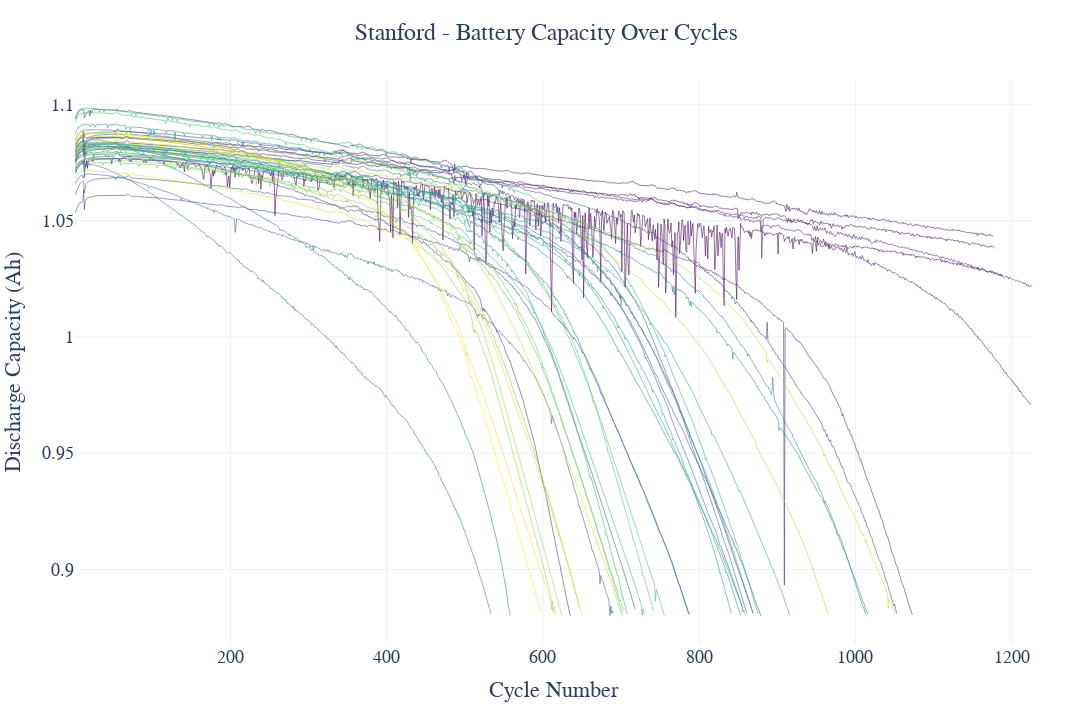

The cell this chart's notebook holds for it:
### Code cell
# Assuming bat_dict is already loaded
# Define fixed capacity limits
min_cap = 0.5  # Minimum allowed discharge capacity
max_cap = 1.2  # Maximum allowed discharge capacity

# Create the figure
fig = go.Figure()

# Get battery keys and determine the number for color sampling
cell_keys = list(bat_dict.keys())
num_cells = len(cell_keys)
colorscale = "Viridis"

# Loop through each battery in bat_dict, clean the data, and assign a Viridis color
for i, cell_key in enumerate(cell_keys):
    cycle_numbers = np.array(bat_dict[cell_key]['summary']['cycle'])
    discharge_capacity = np.array(bat_dict[cell_key]['summary']['QD'])

    # Replace out-of-bound values with NaN
    discharge_capacity[(discharge_capacity < min_cap) | (discharge_capacity > max_cap)] = np.nan

    # Interpolate to fill NaN values (forward and backward filling)
    discharge_capacity = pd.Series(discharge_capacity)\
                          .interpolate(method='linear', limit_direction='both')\
                          .fillna(method='bfill')\
                          .fillna(method='ffill').values

    # Sample a color from the Viridis colorscale based on the battery's index
    color = px.colors.sample_colorscale(
        colorscale, 
        i / (num_cells - 1) if num_cells > 1 else 0
    )[0]

    fig.add_trace(go.Scatter(
        x=cycle_numbers,
        y=discharge_capacity,
        mode='lines',  # Display both lines and markers
        showlegend=False,      # Hide legend for clarity
        line=dict(width=0.8, color=color), # Assign Viridis color to the line
        opacity=0.7
    ))

# Update the layout for clarity and thesis-quality appearance
fig.update_layout(
    font=dict(family="Times New Roman", size=18),  # Use Times New Roman, 18pt for body text
    title=dict(
        text="Stanford - Battery Capacity Over Cycles",
        x=0.5,
        xanchor="center",
        font=dict(size=24)  # Title font size of 20pt
    ),
    xaxis_title="Cycle Number",
    yaxis_title="Discharge Capacity (Ah)",
    template="plotly_white",  # Clean white background template
    width=1102,  # 14 cm at 200 DPI
    height=709,  # 9 cm at 200 DPI
    margin=dict(l=60, r=60, t=80, b=60),
)

# Save as PDF for thesis
fig.write_image("reports/plots/capacity_degradation_stanford.pdf", engine="kaleido")

# Display the figure
fig.show()

### Figure 1 — Plotly figure (JSON) as saved in the notebook; plotly's stock layout.template omitted (floating-point values rounded to 4 significant figures; data arrays with more than 128 entries replaced by an {"elided": "..."} marker saying what was removed)
{"data": [{"line": {"color": "rgb(68, 1, 84)", "width": 0.8}, "mode": "lines", "opacity": 0.7, "showlegend": false, "type": "scatter", "x": {"elided": "1189 int values"}, "y": {"elided": "1189 float values"}}, {"line": {"color": "rgb(69, 10, 92)", "width": 0.8}, "mode": "lines", "opacity": 0.7, "showlegend": false, "type": "scatter", "x": {"elided": "1178 int values"}, "y": {"elided": "1178 float values"}}, {"line": {"color": "rgb(70, 19, 100)", "width": 0.8}, "mode": "lines", "opacity": 0.7, "showlegend": false, "type": "scatter", "x": {"elided": "1176 int values"}, "y": {"elided": "1176 float values"}}, {"line": {"color": "rgb(71, 27, 108)", "width": 0.8}, "mode": "lines", "opacity": 0.7, "showlegend": false, "type": "scatter", "x": {"elided": "1225 int values"}, "y": {"elided": "1225 float values"}}, {"line": {"color": "rgb(72, 36, 116)", "width": 0.8}, "mode": "lines", "opacity": 0.7, "showlegend": false, "type": "scatter", "x": {"elided": "1226 int values"}, "y": {"elided": "1226 float values"}}, {"line": {"color": "rgb(71, 44, 122)", "width": 0.8}, "mode": "lines", "opacity": 0.7, "showlegend": false, "type": "scatter", "x": {"elided": "1073 int values"}, "y": {"elided": "1073 float values"}}, {"line": {"color": "rgb(68, 52, 126)", "width": 0.8}, "mode": "lines", "opacity": 0.7, "showlegend": false, "type": "scatter", "x": {"elided": "635 int values"}, "y": {"elided": "635 float values"}}, {"line": {"color": "rgb(66, 59, 130)", "width": 0.8}, "mode": "lines", "opacity": 0.7, "showlegend": false, "type": "scatter", "x": {"elided": "869 int values"}, "y": {"elided": "869 float values"}}, {"line": {"color": "rgb(64, 66, 134)", "width": 0.8}, "mode": "lines", "opacity": 0.7, "showlegend": false, "type": "scatter", "x": {"elided": "1053 int values"}, "y": {"elided": "1053 float values"}}, {"line": {"color": "rgb(62, 74, 137)", "width": 0.8}, "mode": "lines", "opacity": 0.7, "showlegend": false, "type": "scatter", "x": {"elided": "787 int values"}, "y": {"elided": "787 float values"}}, {"line": {"color": "rgb(59, 81, 138)", "width": 0.8}, "mode": "lines", "opacity": 0.7, "showlegend": false, "type": "scatter", "x": {"elided": "879 int values"}, "y": {"elided": "879 float values"}}, {"line": {"color": "rgb(56, 88, 139)", "width": 0.8}, "mode": "lines", "opacity": 0.7, "showlegend": false, "type": "scatter", "x": {"elided": "718 int values"}, "y": {"elided": "718 float values"}}, {"line": {"color": "rgb(53, 95, 140)", "width": 0.8}, "mode": "lines", "opacity": 0.7, "showlegend": false, "type": "scatter", "x": {"elided": "861 int values"}, "y": {"elided": "861 float values"}}, {"line": {"color": "rgb(50, 102, 142)", "width": 0.8}, "mode": "lines", "opacity": 0.7, "showlegend": false, "type": "scatter", "x": {"elided": "856 int values"}, "y": {"elided": "856 float values"}}, {"line": {"color": "rgb(47, 108, 142)", "width": 0.8}, "mode": "lines", "opacity": 0.7, "showlegend": false, "type": "scatter", "x": {"elided": "690 int values"}, "y": {"elided": "690 float values"}}, {"line": {"color": "rgb(45, 114, 142)", "width": 0.8}, "mode": "lines", "opacity": 0.7, "showlegend": false, "type": "scatter", "x": {"elided": "787 int values"}, "y": {"elided": "787 float values"}}, {"line": {"color": "rgb(42, 120, 142)", "width": 0.8}, "mode": "lines", "opacity": 0.7, "showlegend": false, "type": "scatter", "x": {"elided": "533 int values"}, "y": {"elided": "533 float values"}}, {"line": {"color": "rgb(40, 125, 142)", "width": 0.8}, "mode": "lines", "opacity": 0.7, "showlegend": false, "type": "scatter", "x": {"elided": "558 int values"}, "y": {"elided": "558 float values"}}, {"line": {"color": "rgb(38, 131, 142)", "width": 0.8}, "mode": "lines", "opacity": 0.7, "showlegend": false, "type": "scatter", "x": {"elided": "1013 int values"}, "y": {"elided": "1013 float values"}}, {"line": {"color": "rgb(36, 138, 141)", "width": 0.8}, "mode": "lines", "opacity": 0.7, "showlegend": false, "type": "scatter", "x": {"elided": "1016 int values"}, "y": {"elided": "1016 float values"}}, {"line": {"color": "rgb(34, 144, 140)", "width": 0.8}, "mode": "lines", "opacity": 0.7, "showlegend": false, "type": "scatter", "x": {"elided": "853 int values"}, "y": {"elided": "853 float values"}}, {"line": {"color": "rgb(33, 150, 138)", "width": 0.8}, "mode": "lines", "opacity": 0.7, "showlegend": false, "type": "scatter", "x": {"elided": "869 int values"}, "y": {"elided": "869 float values"}}, {"line": {"color": "rgb(31, 157, 137)", "width": 0.8}, "mode": "lines", "opacity": 0.7, "showlegend": false, "type": "scatter", "x": {"elided": "841 int values"}, "y": {"elided": "841 float values"}}, {"line": {"color": "rgb(35, 162, 134)", "width": 0.8}, "mode": "lines", "opacity": 0.7, "showlegend": false, "type": "scatter", "x": {"elided": "859 int values"}, "y": {"elided": "859 float values"}}, {"line": {"color": "rgb(40, 168, 131)", "width": 0.8}, "mode": "lines", "opacity": 0.7, "showlegend": false, "type": "scatter", "x": {"elided": "916 int values"}, "y": {"elided": "916 float values"}}, {"line": {"color": "rgb(45, 174, 127)", "width": 0.8}, "mode": "lines", "opacity": 0.7, "showlegend": false, "type": "scatter", "x": {"elided": "708 int values"}, "y": {"elided": "708 float values"}}, {"line": {"color": "rgb(50, 179, 123)", "width": 0.8}, "mode": "lines", "opacity": 0.7, "showlegend": false, "type": "scatter", "x": {"elided": "875 int values"}, "y": {"elided": "875 float values"}}, {"line": {"color": "rgb(57, 185, 119)", "width": 0.8}, "mode": "lines", "opacity": 0.7, "showlegend": false, "type": "scatter", "x": {"elided": "730 int values"}, "y": {"elided": "730 float values"}}, {"line": {"color": "rgb(70, 190, 111)", "width": 0.8}, "mode": "lines", "opacity": 0.7, "showlegend": false, "type": "scatter", "x": {"elided": "756 int values"}, "y": {"elided": "756 float values"}}, {"line": {"color": "rgb(83, 195, 104)", "width": 0.8}, "mode": "lines", "opacity": 0.7, "showlegend": false, "type": "scatter", "x": {"elided": "741 int values"}, "y": {"elided": "741 float values"}}, {"line": {"color": "rgb(96, 200, 96)", "width": 0.8}, "mode": "lines", "opacity": 0.7, "showlegend": false, "type": "scatter", "x": {"elided": "702 int values"}, "y": {"elided": "702 float values"}}, {"line": {"color": "rgb(109, 205, 89)", "width": 0.8}, "mode": "lines", "opacity": 0.7, "showlegend": false, "type": "scatter", "x": {"elided": "703 int values"}, "y": {"elided": "703 float values"}}, {"line": {"color": "rgb(124, 209, 79)", "width": 0.8}, "mode": "lines", "opacity": 0.7, "showlegend": false, "type": "scatter", "x": {"elided": "647 int values"}, "y": {"elided": "647 float values"}}, {"line": {"color": "rgb(140, 213, 69)", "width": 0.8}, "mode": "lines", "opacity": 0.7, "showlegend": false, "type": "scatter", "x": {"elided": "616 int values"}, "y": {"elided": "616 float values"}}, {"line": {"color": "rgb(156, 216, 59)", "width": 0.8}, "mode": "lines", "opacity": 0.7, "showlegend": false, "type": "scatter", "x": {"elided": "624 int values"}, "y": {"elided": "624 float values"}}, {"line": {"color": "rgb(172, 220, 49)", "width": 0.8}, "mode": "lines", "opacity": 0.7, "showlegend": false, "type": "scatter", "x": {"elided": "965 int values"}, "y": {"elided": "965 float values"}}, {"line": {"color": "rgb(188, 223, 42)", "width": 0.8}, "mode": "lines", "opacity": 0.7, "showlegend": false, "type": "scatter", "x": {"elided": "1050 int values"}, "y": {"elided": "1050 float values"}}, {"line": {"color": "rgb(204, 225, 41)", "width": 0.8}, "mode": "lines", "opacity": 0.7, "showlegend": false, "type": "scatter", "x": {"elided": "701 int values"}, "y": {"elided": "701 float values"}}, {"line": {"color": "rgb(221, 227, 40)", "width": 0.8}, "mode": "lines", "opacity": 0.7, "showlegend": false, "type": "scatter", "x": {"elided": "650 int values"}, "y": {"elided": "650 float values"}}, {"line": {"color": "rgb(237, 229, 38)", "width": 0.8}, "mode": "lines", "opacity": 0.7, "showlegend": false, "type": "scatter", "x": {"elided": "615 int values"}, "y": {"elided": "615 float values"}}, {"line": {"color": "rgb(253, 231, 37)", "width": 0.8}, "mode": "lines", "opacity": 0.7, "showlegend": false, "type": "scatter", "x": {"elided": "598 int values"}, "y": {"elided": "598 float values"}}], "layout": {"font": {"family": "Times New Roman", "size": 18}, "height": 709, "margin": {"b": 60, "l": 60, "r": 60, "t": 80}, "title": {"font": {"size": 24}, "text": "Stanford - Battery Capacity Over Cycles", "x": 0.5, "xanchor": "center"}, "width": 1102, "xaxis": {"title": {"text": "Cycle Number"}}, "yaxis": {"title": {"text": "Discharge Capacity (Ah)"}}}}
